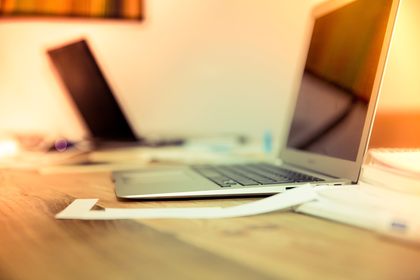
%> input picture test/test.png, 420 x 280 px, shrunk from 1800 x 1200 before the run
$ octave --eval "result = spam686('test.png');"   (GNU Octave 9; MATLAB toolbox functions it lacks are replaced by stand-ins)
%> lines starting %> are read from the running program, lines starting %| are printed output that depends on the picture
function F = spam686(IMG)
%> called with IMG = 'test.png'
% -------------------------------------------------------------------------
% Copyright (c) 2011 DDE Lab, Binghamton University, NY.
% All Rights Reserved.
% -------------------------------------------------------------------------
% Permission to use, copy, modify, and distribute this software for
% educational, research and non-profit purposes, without fee, and without a
% written agreement is hereby granted, provided that this copyright notice
% appears in all copies. The program is supplied "as is," without any
% accompanying services from DDE Lab. DDE Lab does not warrant the
% operation of the program will be uninterrupted or error-free. The
% end-user understands that the program was developed for research purposes
% and is advised not to rely exclusively on the program for any reason. In
% no event shall Binghamton University or DDE Lab be liable to any party
% for direct, indirect, special, incidental, or consequential damages,
% including lost profits, arising out of the use of this software. DDE Lab
% disclaims any warranties, and has no obligations to provide maintenance,
% support, updates, enhancements or modifications.
% -------------------------------------------------------------------------
% Contact: jan@kodovsky.com | fridrich@binghamton.edu | November 2011
%          http://dde.binghamton.edu/download/feature_extractors
% -------------------------------------------------------------------------
% Extracts spatial domain SPAM features, 2nd order, T=3. Dimensionality
% 686. See the original publication [1] for more details. In this
% implementation, we incorporated the following two modifications as
% compared to [1] (slightly better performance):
%  - marginalization of elements out of [-T,T] into borders (NOT throwing
%    them away)
%  - joint sample distribution (co-occurrence) instead of transition
%    probability matrix (different normalization)
% -------------------------------------------------------------------------
% Input: IMG ... input images (can be also JPEG image)
% Output: F .... resulting SPAM features
% -------------------------------------------------------------------------
% [1] T. Pevny, P. Bas, and J. Fridrich, Steganalysis by Subtractive Pixel
% Adjacency Matrix IEEE Trans. on Info. Forensics and Security, vol. 5(2),
% pp. 215�224, 2010.
% -------------------------------------------------------------------------

F = spam_extract_2(double(imread(IMG)),3);

function F = spam_extract_2(X,T)
%> called with T = 3

% horizontal left-right
D = X(:,1:end-1) - X(:,2:end);
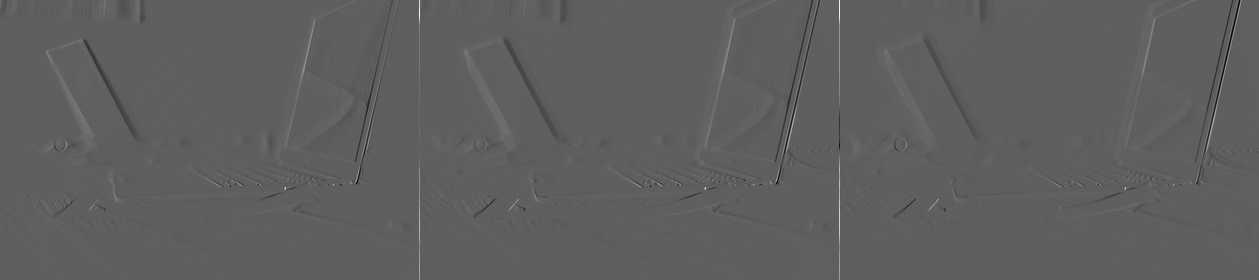
%> D: size 280x1259 double; min -135, max 227, mean 0.1; drawn with min black and max white
L = D(:,3:end); C = D(:,2:end-1); R = D(:,1:end-2);
Mh1 = GetM3(L,C,R,T);
%> in GetM3, `M = M(:)/sum(M(:));`: M = 343 values, max 0.161 at index 172, min 2.56e-05 at index 93, mean 0.00292
%> Mh1 has the same summary as M in GetM3

% horizontal right-left
D = -D;
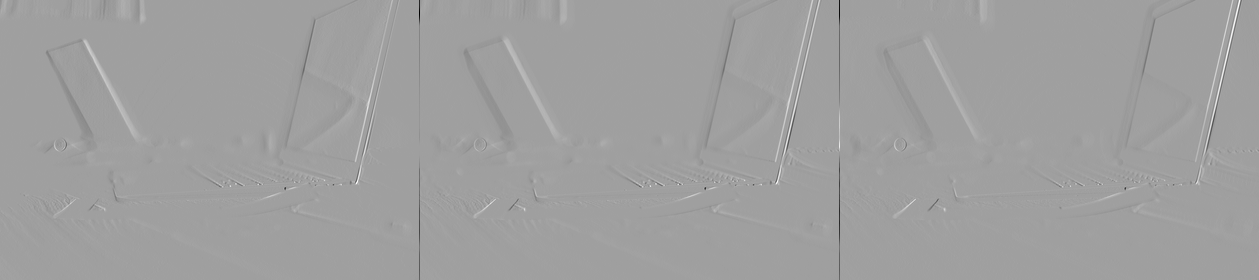
%> D: size 280x1259 double; min -227, max 135, mean -0.1; drawn with min black and max white
L = D(:,1:end-2); C = D(:,2:end-1); R = D(:,3:end);
Mh2 = GetM3(L,C,R,T);
%> Mh2 = 343 values, max 0.161 at index 172, min 2.56e-05 at index 251, mean 0.00292
% vertical bottom top
D = X(1:end-1,:) - X(2:end,:);
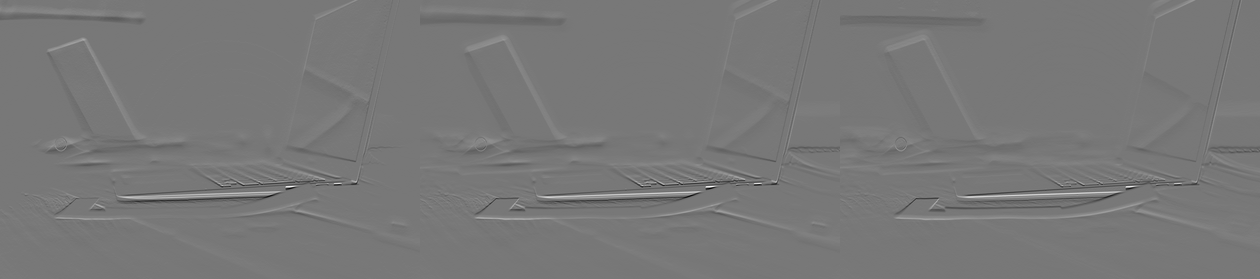
%> D: size 279x1260 double; min -185, max 207, mean 0.1; drawn with min black and max white
L = D(3:end,:); C = D(2:end-1,:); R = D(1:end-2,:);
Mv1 = GetM3(L,C,R,T);
%> Mv1 = 343 values, max 0.126 at index 172, min 1.15e-05 at index 93, mean 0.00292

% vertical top bottom
D = -D;
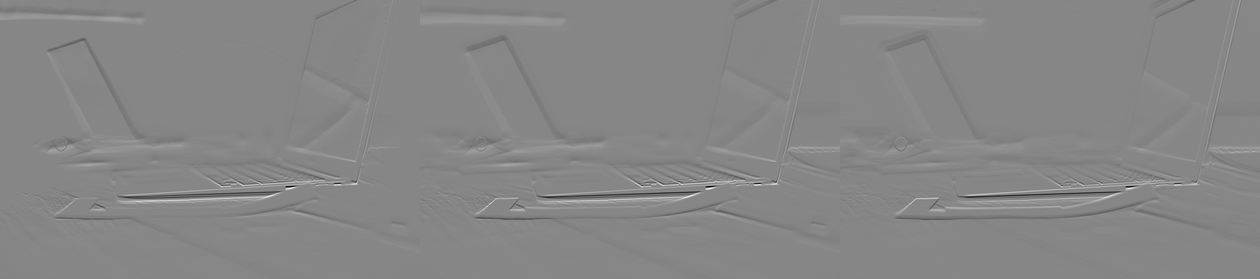
%> D: size 279x1260 double; min -207, max 185, mean -0.1; drawn with min black and max white
L = D(1:end-2,:); C = D(2:end-1,:); R = D(3:end,:);
Mv2 = GetM3(L,C,R,T);
%> Mv2 = 343 values, max 0.126 at index 172, min 1.15e-05 at index 251, mean 0.00292

% diagonal left-right
D = X(1:end-1,1:end-1) - X(2:end,2:end);
%> D: size 279x1259 double
L = D(3:end,3:end); C = D(2:end-1,2:end-1); R = D(1:end-2,1:end-2);
Md1 = GetM3(L,C,R,T);
%> Md1 = 343 values, max 0.105 at index 172, min 4.88e-05 at index 251, mean 0.00292

% diagonal right-left
D = -D;
L = D(1:end-2,1:end-2); C = D(2:end-1,2:end-1); R = D(3:end,3:end);
Md2 = GetM3(L,C,R,T);
%> Md2 = 343 values, max 0.105 at index 172, min 4.88e-05 at index 93, mean 0.00292

% minor diagonal left-right
D = X(2:end,1:end-1) - X(1:end-1,2:end);
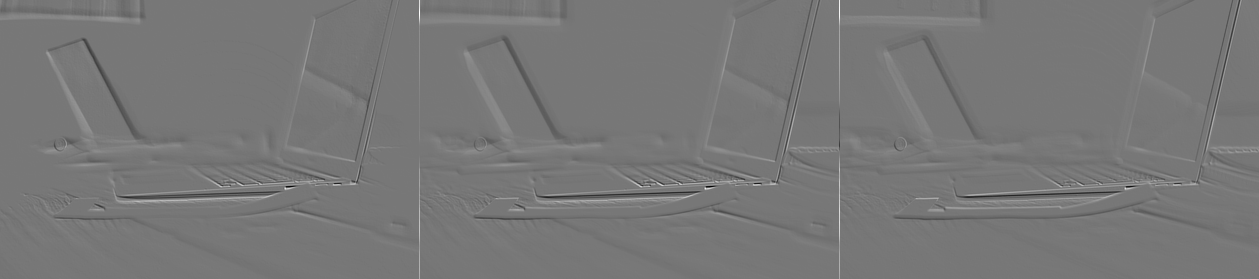
%> D: size 279x1259 double; min -201, max 227, mean 0; drawn with min black and max white
L = D(1:end-2,3:end); C = D(2:end-1,2:end-1); R = D(3:end,1:end-2);
Mm1 = GetM3(L,C,R,T);
%> Mm1 = 343 values, max 0.109 at index 172, min 0.000101 at index 93, mean 0.00292

% minor diagonal right-left
D = -D;
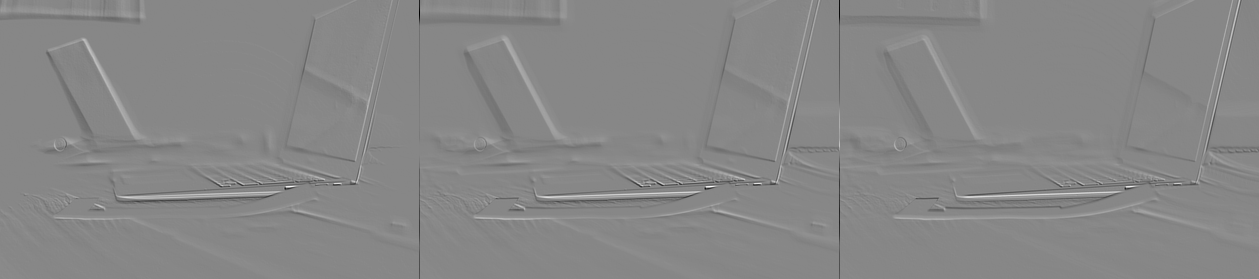
%> D: size 279x1259 double; min -227, max 201, mean 0; drawn with min black and max white
L = D(3:end,1:end-2); C = D(2:end-1,2:end-1); R = D(1:end-2,3:end);
Mm2 = GetM3(L,C,R,T);
%> Mm2 = 343 values, max 0.109 at index 172, min 0.000101 at index 251, mean 0.00292

F1 = (Mh1+Mh2+Mv1+Mv2)/4;
%> F1 = 343 values, max 0.143 at index 172, min 3.21e-05 at index 251, mean 0.00292
F2 = (Md1+Md2+Mm1+Mm2)/4;
%> F2 = 343 values, max 0.107 at index 172, min 8.54e-05 at index 93, mean 0.00292
F = [F1;F2];
%> F = 686 values, max 0.143 at index 172, min 3.21e-05 at index 251, mean 0.00292


function M = GetM3(L,C,R,T)
% marginalization into borders
L = L(:); L(L<-T) = -T; L(L>T) = T;
C = C(:); C(C<-T) = -T; C(C>T) = T;
R = R(:); R(R<-T) = -T; R(R>T) = T;

% get cooccurences [-T...T]
M = zeros(2*T+1,2*T+1,2*T+1);
for i=-T:T
    C2 = C(L==i);
    R2 = R(L==i);
    for j=-T:T
        R3 = R2(C2==j);
        for k=-T:T
            M(i+T+1,j+T+1,k+T+1) = sum(R3==k);
        end
    end
end

% normalization
M = M(:)/sum(M(:));
%> `result = spam686('test.png');`: result has the same summary as F in spam_extract_2
